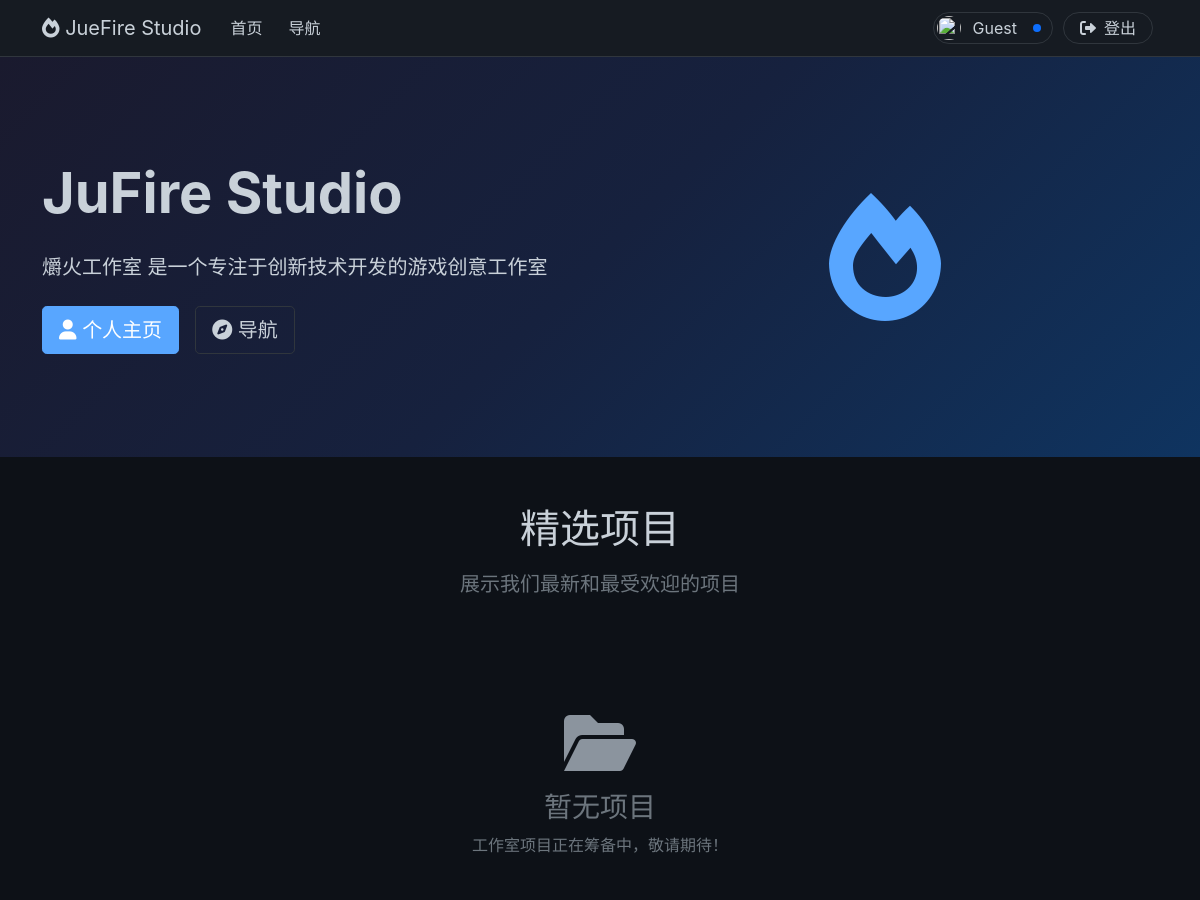
Before: / (signed in, upper part) with the older database file.
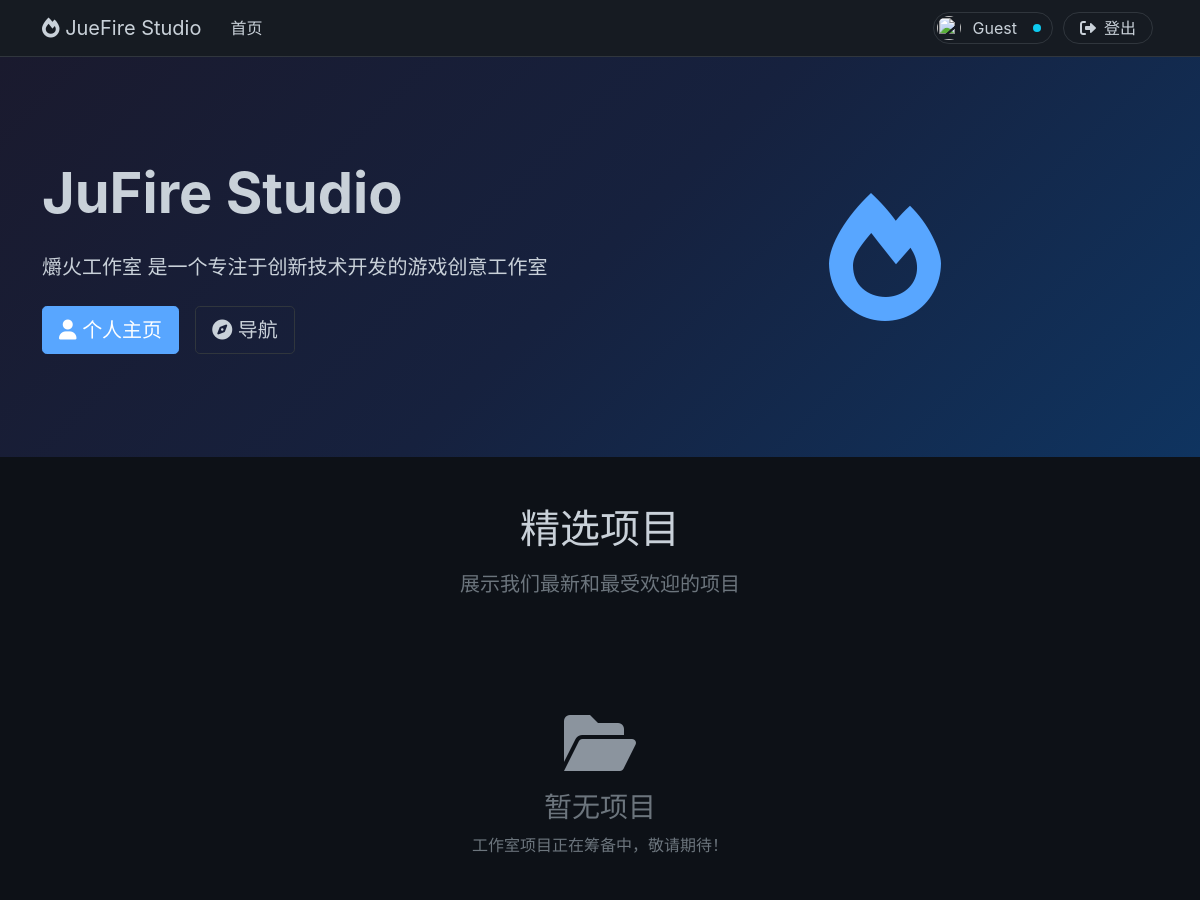
After: the same page with the newer database file.
### app.old/app.py (models this page shows, shortened)
class User(db.Model):
    id = db.Column(db.Integer, primary_key=True)
    username = db.Column(db.String(80), unique=True, nullable=False)
    email = db.Column(db.String(120), unique=True, nullable=False)
    password_hash = db.Column(db.String(120), nullable=False)
    role = db.Column(db.Integer, default=ROLE_GUEST)
    created_at = db.Column(db.DateTime, default=datetime.now)
    is_active = db.Column(db.Boolean, default=True)
    avatar_path = db.Column(db.String(200), default=None)

class StudioInfo(db.Model):
    id = db.Column(db.Integer, primary_key=True)
    name = db.Column(db.String(100), nullable=False)
    description = db.Column(db.Text)
    logo_url = db.Column(db.String(200))
    contact_email = db.Column(db.String(120))
    github_url = db.Column(db.String(200))
    updated_at = db.Column(db.DateTime, default=datetime.now)

### app.old/app.py (the view)
@app.route("/")
def index():
    studio_info = StudioInfo.query.first()
    projects = (
        Project.query.filter_by(is_featured=True)
        .order_by(Project.created_at.desc())
        .limit(6)
        .all()
    )
    current_user = None
    if "user_id" in session:
        current_user = db.session.get(User, session["user_id"])
    return render_template(
        "index.html",
        studio_info=studio_info,
        projects=projects,
        current_user=current_user,
    )

### app.old/app.py (called while the page is built)
@app.before_request
def csrf_protect():
    if "_csrf_token" not in session:
        session["_csrf_token"] = secrets.token_hex(16)

### templates/index.html (shortened to what this page needs)
{% extends 'base.html' %}
{% block required_css %}
  <link href="{{ url_for('static', filename='css/card.css') }}" rel="stylesheet" />
  <link href="{{ url_for('static', filename='css/button.css') }}" rel="stylesheet" />
{% endblock %}
{% block content %}
  <section class="hero-section">
    <div class="container">
      <div class="row align-items-center">
        <div class="col-lg-6">
          <h1 class="display-4 fw-bold mb-4">{{ studio_info.name }}</h1>
          <p class="lead mb-4">{{ studio_info.description }}</p>
          <div class="d-flex gap-3">
            {% if not current_user %}
              <a href="{{ url_for('auth.register') }}" class="btn btn-primary btn-lg">
                <i class="fas fa-user-plus"></i>
                加入我们
              </a>
              <a href="{{ url_for('auth.login') }}" class="btn btn-outline-light btn-lg">
                <i class="fas fa-sign-in-alt"></i>
                登录
              </a>
            {% else %}
              <a href="{{ url_for('auth.profile') }}" class="btn btn-primary btn-lg"><i class="fas fa-user"></i> 个人主页</a>
              <a href="{{ url_for('navigation.navigation') }}" class="btn btn-outline-light btn-lg">
                <i class="fas fa-compass"></i>
                导航
              </a>
            {% endif %}
          </div>
        </div>
        <div class="col-lg-6 text-center">
          <div class="p-5">
            <i class="fas fa-fire" style="font-size: 8rem; color: var(--github-accent)"></i>
          </div>
        </div>
      </div>
    </div>
  </section>
  <section class="project-section py-5">
    <div class="container">
      <div class="row mb-5">
        <div class="col-12 text-center">
          <h2 class="h1 mb-3">精选项目</h2>
          <p class="lead text-muted">展示我们最新和最受欢迎的项目</p>
        </div>
      </div>
      {% if featured_projects %}
        <div class="row g-4">
          {% for project in featured_projects %}
            <div class="col-md-6 col-lg-4">
              <div class="card project-card h-100">
                {% if project.image_url %}
                  <img src="{{ project.image_url }}" class="card-img-top" style="height: 200px; object-fit: cover" />
                {% else %}
                  <div class="card-img-top d-flex align-items-center justify-content-center" style="height: 200px; background-color: var(--github-bg)">
                    <i class="fas fa-code" style="font-size: 3rem; color: var(--github-text-secondary)"></i>
                  </div>
                {% endif %}
                <div class="card-body d-flex flex-column">
                  <h5 class="card-title">{{ project.title }}</h5>
                  <p class="card-text flex-grow-1">
                    {{ project.description[:100] }}
                    {% if project.description|length >= 100 %}...{% endif %}
                  </p>
                  <div class="mt-auto">
                    <div class="d-flex justify-content-between align-items-center">
                      <div class="d-flex align-items-center">
                        <a class="nav-link" id="profile_link" href="{{ url_for('auth.profile', username=project.author.username) }}">
                          <div id="user_tag" class="me-1">
                            {% if project.author and project.author.avatar_path %}
                              <img id="user_avatar_img" src="{{ url_for('auth.user_avatar', filename=project.author.avatar_path) }}" />
                            {% else %}
                              <i id="user_avatar_fas" class="fas fa-user-circle"></i>
                            {% endif %}
                          </div>
                          <small class="text-muted">
                            {% if project.author %}
                              {{ project.author.username }}
                            {% else %}
                              未知
                            {% endif %}
                          </small>
                          <div id="user_dot_box">
                            {% if project.author.role == 1 %}
                              <span class="user_dot rounded-circle bg-primary" title="成员"></span>
                            {% elif project.author.role == 2 %}
                              <span class="user_dot rounded-circle bg-warning" title="管理员"></span>
                            {% elif project.author.role == 3 %}
                              <span class="user_dot rounded-circle bg-danger" title="超级管理员"></span>
                            {% else %}
                              <span class="user_dot rounded-circle bg-secondary" title="未知"></span>
                            {% endif %}
                          </div>
                        </a>
                      </div>
                      <small class="text-muted">{{ project.created_at.strftime('%Y-%m-%d') }}</small>
                    </div>
                    <div class="d-flex justify-content-between">
                      <div class="mt-3 d-flex gap-2">
                        {% if project.github_url %}
                          <a href="{{ project.github_url }}" class="btn btn-sm btn-outline-light" target="_blank"><i class="fab fa-github"></i> 仓库</a>
                        {% else %}
                          <button class="btn btn-sm btn-outline-secondary" disabled><i class="fas fa-lock"></i> 闭源</button>
                        {% endif %}
                        {% if project.demo_url %}
                          <a href="{{ project.demo_url }}" class="btn btn-sm btn-outline-primary" target="_blank"><i class="fas fa-external-link-alt"></i> 演示</a>
                        {% else %}
                          <button class="btn btn-sm btn-outline-secondary" disabled>
                            <i class="fas fa-eye-slash"></i>
                            无演示
                          </button>
                        {% endif %}
                      </div>
                      <div class="mt-3 d-flex">
                        {% if project.docs_opened %}
                          <a href="{{ url_for('projects.project_docs', project_id=project.id) }}" class="btn btn-sm btn-success"><i class="fas fa-book"></i> 文档空间</a>
                        {% endif %}
                      </div>
                    </div>
                  </div>
                </div>
              </div>
            </div>
          {% endfor %}
        </div>
      {% else %}
        <div class="row">
          <div class="col-12 text-center">
            <div class="py-5">
              <i class="fas fa-folder-open" style="font-size: 4rem; color: var(--github-text-secondary)"></i>
              <h3 class="mt-3 text-muted">暂无项目</h3>
              <p class="text-muted">工作室项目正在筹备中，敬请期待！</p>
            </div>
          </div>
        </div>
      {% endif %}
    </div>
  </section>
{% endblock %}

### templates/base.html (shortened to what this page needs)
<!DOCTYPE html>
<html lang="zh-CN">
  <head>
    <link href="https://cdn.jsdelivr.net/npm/bootstrap@5.1.3/dist/css/bootstrap.min.css" rel="stylesheet" />
    <link href="https://cdnjs.cloudflare.com/ajax/libs/font-awesome/6.0.0/css/all.min.css" rel="stylesheet" />
    <link href="{{ url_for('static', filename='css/main.css') }}" rel="stylesheet" />
    <link href="{{ url_for('static', filename='css/alert.css') }}" rel="stylesheet" />
    <link href="{{ url_for('static', filename='css/navigation.css') }}" rel="stylesheet" />
    {% block required_css %}
    {% endblock %}
  </head>
  <body>
    <nav class="navbar navbar-expand-lg navbar-dark">
      <div class="container">
        <a class="navbar-brand" href="{{ url_for('index') }}">
          <i class="fas fa-fire"></i>
          JueFire Studio
        </a>
        <div class="collapse navbar-collapse" id="navbarNav">
          <ul class="navbar-nav me-auto">
            <li class="nav-item" style="margin: 0 5px">
              <a class="nav-link" href="{{ url_for('index') }}">首页</a>
            </li>
            {% if current_user and current_user.role >= 1 %}
              <li class="nav-item" style="margin: 0 5px">
                <a class="nav-link" href="{{ url_for('navigation.navigation') }}">导航</a>
              </li>
            {% endif %}
          </ul>
          {% if current_user %}
            <ul class="navbar-account">
              <li class="nav-item" style="display: flex; align-items: center; margin: 0 5px">
                <a class="nav-link" id="profile_link" href="{{ url_for('auth.profile') }}">
                  <div id="user_tag">
                    {% if current_user.avatar_path %}
                      <img id="user_avatar_img" src="{{ url_for('auth.user_avatar', filename=current_user.avatar_path) }}" />
                    {% else %}
                      <i id="user_avatar_fas" class="fas fa-user-circle"></i>
                    {% endif %}
                  </div>
                  <span style="padding: 0 4px 0 8px; line-height: 32px">{{ current_user.username }}</span>
                  <div id="user_dot_box">
                    {% if current_user.role == 0 %}
                      <span class="user_dot rounded-circle bg-info" title="权限等级: 游客"></span>
                    {% elif current_user.role == 1 %}
                      <span class="user_dot rounded-circle bg-primary" title="权限等级: 成员"></span>
                    {% elif current_user.role == 2 %}
                      <span class="user_dot rounded-circle bg-warning" title="权限等级: 管理员"></span>
                    {% elif current_user.role >= 3 %}
                      <span class="user_dot rounded-circle bg-danger" title="权限等级: 超级管理员"></span>
                    {% endif %}
                  </div>
                </a>
              </li>
              <li class="nav-item" style="margin: 0 5px">
                <a class="nav-link" id="logout_link" href="{{ url_for('auth.logout') }}" title="退出登录">
                  <div class="d-flex align-items-center justify-content-center" style="width: 32px; height: 32px;">
                    <i class="fas fa-sign-out-alt"></i>
                  </div>
                  <span style="padding: 0 8px 0 0; line-height: 32px">登出</span>
                </a>
              </li>
            </ul>
          {% endif %}
        </div>
      </div>
    </nav>
    <main>
      {% block content %}
      {% endblock %}
    </main>
  </body>
</html>

### static/css/main.css (style rules this page uses)
* { box-sizing: border-box; margin: 0; padding: 0; }
html, body { transition: opacity 0.1s ease; }
:root { --github-bg: #0d1117; --github-secondary: #161b22; --github-border: #30363d; --github-text: #c9d1d9; --github-text-secondary: #8b949e; --github-accent: #58a6ff; --github-primary: #0d6efd; --github-success: #238636; --github-warning: #f0883e; --github-danger: #da3633; }
body { min-height: 100vh; background-color: var(--github-bg); color: var(--github-text); font-family: "-apple-system", "BlinkMacSystemFont", "Segoe UI", "Helvetica", "Arial", "sans-serif"; display: flex; flex-direction: column; }
main { flex: 1 0 auto; }
.fade-in { animation: fadeIn 0.5s ease-in-out; }

### static/css/navigation.css (style rules this page uses)
.navbar { background-color: var(--github-secondary) !important; border-bottom: 1px solid var(--github-border); }
.navbar-brand, .nav-link { color: var(--github-text) !important; }

### static/css/button.css (style rules this page uses)
.btn-primary { background-color: var(--github-accent); border-color: var(--github-accent); }
.btn-outline-light { color: var(--github-text); border-color: var(--github-border); }

### templates/base.html (style rules this page uses)
html, body { visibility: hidden; background-color: #0d1117; }
#profile_link { border: 1px solid var(--github-border); border-radius: 16px; height: 32px; padding: 0; display: flex; align-items: center; justify-content: center; overflow: hidden; margin: auto 0; }
#user_tag { width: 32px; height: 32px; border-radius: 50%; overflow: hidden; display: flex; align-items: center; justify-content: center; flex-shrink: 0; margin: 0 0 0 -1px; }
#user_avatar_img { width: 24px; height: 24px; border-radius: 50%; overflow: hidden; object-fit: cover; display: block; }
#user_dot_box { width: 32px; height: 32px; display: flex; align-items: center; justify-content: center; margin-right: -1px; }
.user_dot { width: 8px; height: 8px; padding: 0; display: inline-block !important; }
#logout_link { border: 1px solid var(--github-border); border-radius: 16px; height: 32px; padding: 0 8px; display: flex; align-items: center; justify-content: center; overflow: hidden; margin: auto 0; }
.navbar-account { display: flex; margin: 0; padding: 0; list-style: none; justify-content: space-between; align-items: center; }

### templates/index.html (style rules this page uses)
.hero-section { display: flex; align-items: center; height: 50vh; background: linear-gradient(135deg, #1a1a2e, #16213e, #0f3460); background-size: cover; }
.project-section { min-height: 100vh; }

Changed rows visible on the page:
changed User "Guest": role 1 → 0 (drawn)
Other visible differences:
text no longer shown: "导航"
